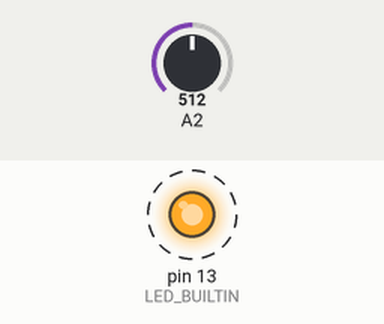
Recording of a sketch running on a simulated Arduino Uno, built with avr-gcc and run on an emulated ATmega328P. Shown: output pins drawn as LEDs (lit = HIGH). Dashed ring = blinking. Inputs (shaded band) come from the test bench; at power-on: A2 = 512. What the sketch prints to the serial monitor is not drawn.

Above: at 0.2 s.
Timing chart, 0 to 3.0 s (numbered marks = the images above):
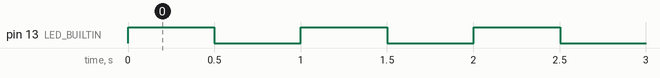

The sketch:

ReadAnalogVoltage.ino
```cpp
void setup() {
  pinMode(LED_BUILTIN, OUTPUT);
  Serial.begin(9600);
}

void loop() {
  int sensorValue = analogRead(2);
  float voltage = sensorValue * (5.0/1023.0);
  digitalWrite(LED_BUILTIN, HIGH);
  Serial.println(voltage);
  delay(500);
  digitalWrite(LED_BUILTIN, LOW);
  sensorValue = analogRead(2);
  voltage = sensorValue * (5.0/1023.0);
  Serial.println(voltage);
  delay(500);
}
```

Measured:
- by itself, pin 13 (LED_BUILTIN): alternates HIGH for 0.50 s and LOW for 0.50 s
